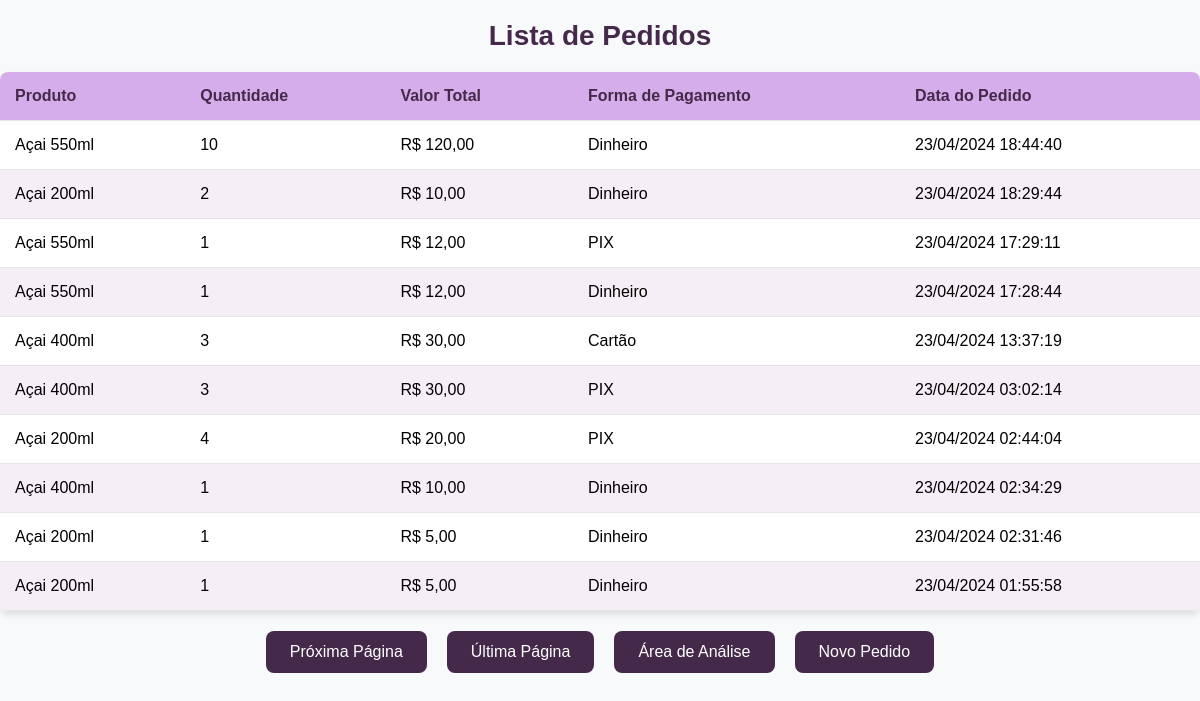
/lista_pedidos/, run on an earlier commit of the app's database.
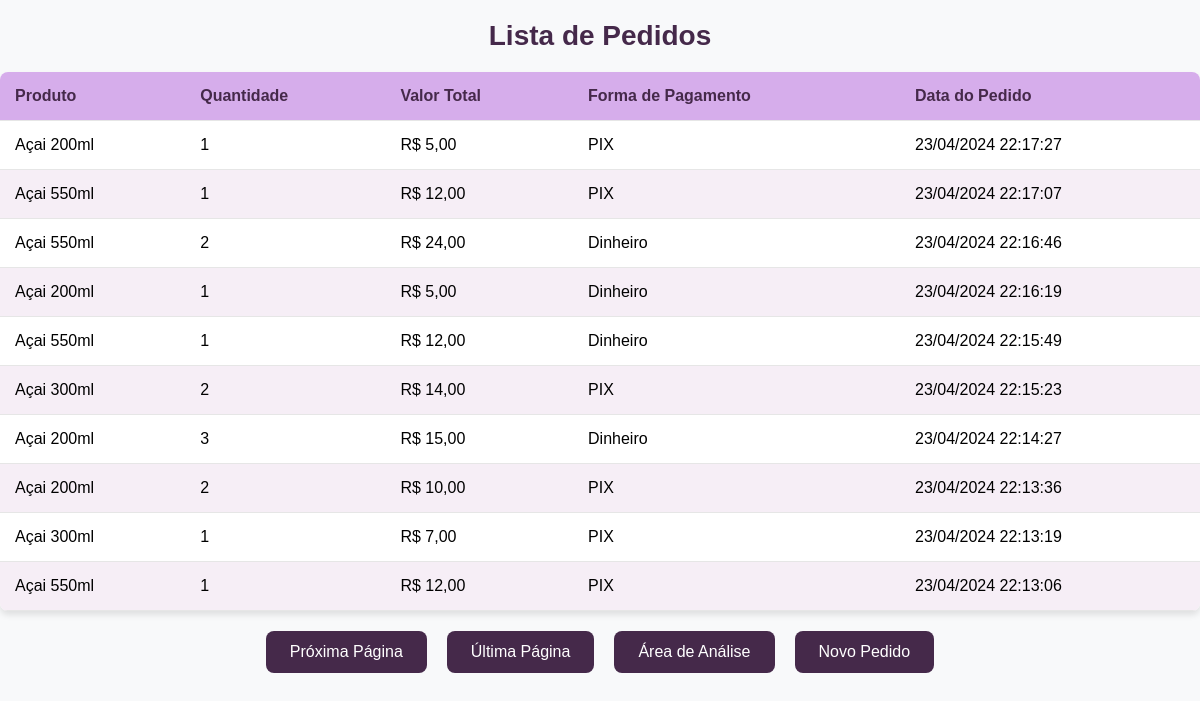
And on a later commit of the database.
### gerenciador/models.py (models this page shows, shortened)
class Pedido(models.Model):
    FORMA_PAGAMENTO_CHOICES = [
        ('dinheiro', 'Dinheiro'),
        ('pix', 'PIX'),
        ('cartao', 'Cartão'),
    ]
    produto = models.ForeignKey(Produto, on_delete=models.CASCADE)
    quantidade = models.IntegerField()
    valor_total = models.DecimalField(max_digits=6, decimal_places=2, default=0)
    forma_pagamento = models.CharField(max_length=10, choices=FORMA_PAGAMENTO_CHOICES, default='dinheiro')
    data_pedido = models.DateTimeField(auto_now_add=True)

class Produto(models.Model):
    nome = models.CharField(max_length=100)
    preco = models.DecimalField(max_digits=6, decimal_places=2)
    quantidade_estoque = models.IntegerField()
    descricao = models.TextField()

### gerenciador/views.py (the view)
# urls.py: path('lista_pedidos/', views.lista_pedidos, name='lista_pedidos'),
def lista_pedidos(request):
    pedidos_list = Pedido.objects.all().order_by('-data_pedido')
    paginator = Paginator(pedidos_list, 10)  # 10 itens por página
    page = request.GET.get('page')
    try:
        pedidos = paginator.page(page)
    except PageNotAnInteger:
        pedidos = paginator.page(1)
    except EmptyPage:
        pedidos = paginator.page(paginator.num_pages)
    return render(request, 'gerenciador/lista_pedidos.html', {'pedidos': pedidos})

### gerenciador/templates/gerenciador/lista_pedidos.html (shortened to what this page needs)
<!DOCTYPE html>
<html lang="pt-BR">
<head>
</head>
<body>
    <h1>Lista de Pedidos</h1>
    <table>
        <thead>
            <tr>
                <th>Produto</th>
                <th>Quantidade</th>
                <th>Valor Total</th>
                <th>Forma de Pagamento</th>
                <th>Data do Pedido</th>
            </tr>
        </thead>
        <tbody>
            {% for pedido in pedidos %}
            <tr>
                <td>{{ pedido.produto.nome }}</td>
                <td>{{ pedido.quantidade }}</td>
                <td>R$ {{ pedido.valor_total }}</td>
                <td>{{ pedido.get_forma_pagamento_display }}</td>
                <td>{{ pedido.data_pedido|date:"d/m/Y H:i:s" }}</td>
            </tr>
            {% endfor %}
        </tbody>
    </table>
    <div class="btn-container">
        {% if pedidos.has_next %}
            <a href="?page={{ pedidos.next_page_number }}" class="btn">Próxima Página</a>
            <a href="?page={{ pedidos.paginator.num_pages }}" class="btn">Última Página</a>
        {% endif %}
        <a href="{% url 'area_analise' %}" class="btn">Área de Análise</a>
        <a href="{% url 'vendedor_interface' %}" class="btn">Novo Pedido</a>
    </div>
</body>
</html>

What changed in the data, as far as the page shows it:
removed Pedido: produto.nome "Açai 550ml", quantidade "10", valor_total "120,00", forma_pagamento "Dinheiro", data_pedido "23/04/2024 18:44:40"
removed Pedido: produto.nome "Açai 200ml", quantidade "2", valor_total "10,00", forma_pagamento "Dinheiro", data_pedido "23/04/2024 18:29:44"
removed Pedido: produto.nome "Açai 550ml", quantidade "1", valor_total "12,00", forma_pagamento "PIX", data_pedido "23/04/2024 17:29:11"
removed Pedido: produto.nome "Açai 550ml", quantidade "1", valor_total "12,00", forma_pagamento "Dinheiro", data_pedido "23/04/2024 17:28:44"
removed Pedido: produto.nome "Açai 400ml", quantidade "3", valor_total "30,00", forma_pagamento "Cartão", data_pedido "23/04/2024 13:37:19"
removed Pedido: produto.nome "Açai 400ml", quantidade "3", valor_total "30,00", forma_pagamento "PIX", data_pedido "23/04/2024 03:02:14"
removed Pedido: produto.nome "Açai 200ml", quantidade "4", valor_total "20,00", forma_pagamento "PIX", data_pedido "23/04/2024 02:44:04"
removed Pedido: produto.nome "Açai 400ml", quantidade "1", valor_total "10,00", forma_pagamento "Dinheiro", data_pedido "23/04/2024 02:34:29"
removed Pedido: produto.nome "Açai 200ml", quantidade "1", valor_total "5,00", forma_pagamento "Dinheiro", data_pedido "23/04/2024 02:31:46"
removed Pedido: produto.nome "Açai 200ml", quantidade "1", valor_total "5,00", forma_pagamento "Dinheiro", data_pedido "23/04/2024 01:55:58"
added Pedido: produto.nome "Açai 200ml", quantidade "1", valor_total "5,00", forma_pagamento "PIX", data_pedido "23/04/2024 22:17:27"
added Pedido: produto.nome "Açai 550ml", quantidade "1", valor_total "12,00", forma_pagamento "PIX", data_pedido "23/04/2024 22:17:07"
added Pedido: produto.nome "Açai 550ml", quantidade "2", valor_total "24,00", forma_pagamento "Dinheiro", data_pedido "23/04/2024 22:16:46"
added Pedido: produto.nome "Açai 200ml", quantidade "1", valor_total "5,00", forma_pagamento "Dinheiro", data_pedido "23/04/2024 22:16:19"
added Pedido: produto.nome "Açai 550ml", quantidade "1", valor_total "12,00", forma_pagamento "Dinheiro", data_pedido "23/04/2024 22:15:49"
added Pedido: produto.nome "Açai 300ml", quantidade "2", valor_total "14,00", forma_pagamento "PIX", data_pedido "23/04/2024 22:15:23"
added Pedido: produto.nome "Açai 200ml", quantidade "3", valor_total "15,00", forma_pagamento "Dinheiro", data_pedido "23/04/2024 22:14:27"
added Pedido: produto.nome "Açai 200ml", quantidade "2", valor_total "10,00", forma_pagamento "PIX", data_pedido "23/04/2024 22:13:36"
added Pedido: produto.nome "Açai 300ml", quantidade "1", valor_total "7,00", forma_pagamento "PIX", data_pedido "23/04/2024 22:13:19"
added Pedido: produto.nome "Açai 550ml", quantidade "1", valor_total "12,00", forma_pagamento "PIX", data_pedido "23/04/2024 22:13:06"
